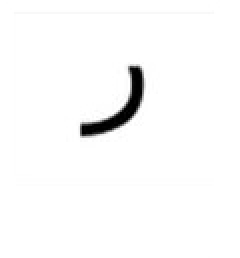
#> input picture Images/0.jpg, 120 x 129 px (shown 2 times larger); its folder holds only this picture in this run
$ python all.py
#> lines starting #> are read from the running program, lines starting #| are printed output that depends on the picture
import cv2
import numpy as np

thisdict ={
  "1":"میں",
  "2":"تم" ,
  "3":"کیا" ,
  "4":"سب",
  "5":"صبر",
  "6":"اگر" ,
  "7":"کرسی",
  "8":"بوتل",
  "9":"موبائل",
  "0":"کمرہ",
}


x=0
y=0
z=0
while x<10:
    y=0
    while y<10:
        z=0
        while(z<10):

            img1 = cv2.imread(str(x)+'.jpg')
#> img1 is the input picture: shape (129, 120, 3); min 0, max 255, mean 249.8
            img2 = cv2.imread(str(y)+'.jpg')
            img3 = cv2.imread(str(z)+'.jpg')
            vis = np.concatenate((img1, img2,img3), axis=1)
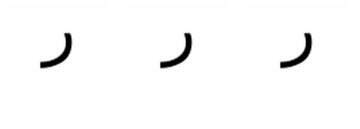
#> vis: shape (129, 360, 3); min 0, max 255, mean 249.8
#> (the run stopped early here; a loop or call above may not have finished)
